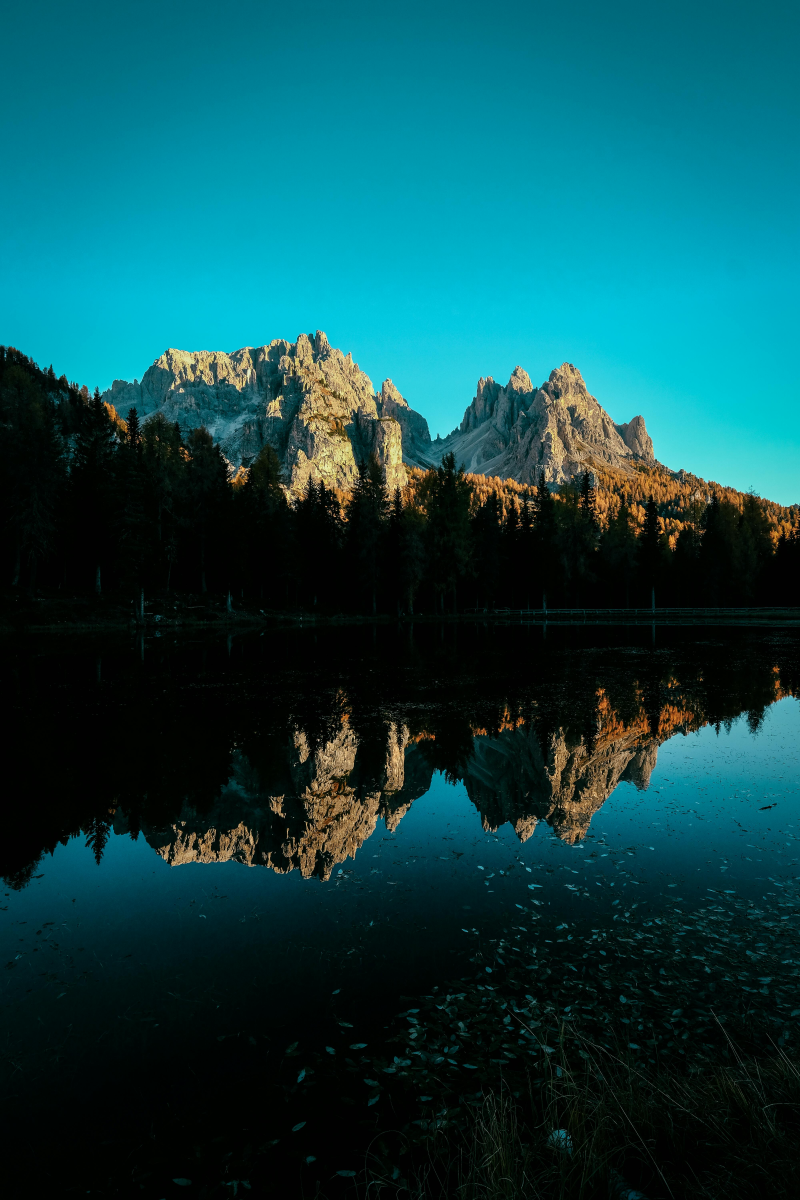
#> input picture img/ungaro.jpg, 4000 x 6000 px (shown at 1/5 size)
$ jupyter execute --allow-errors 06_lab2_umbralizacion.ipynb
#> lines starting #> are read from the running program, lines starting #| are printed output that depends on the picture; after the words box and inside, x2 and y2 are one past the last pixel; in counts of white or black regions, pixels touching at a corner belong together
[cell 1]
import cv2
import numpy as np
import matplotlib.pyplot as plt
# Función que aplica la umbralización global con el algoritmo de Isodata
def isodata(image):
    # Umbral inicial decidimos del espectro de 0 a 255
    threshold = 128

    while True:
        # Se divide la imagen en dos grupos según el umbral

        groupo1 = image[image <= threshold] # grupo donde el umbral es menor o igual al determinado
        groupo2 = image[image > threshold] # grupo donde el umbral es mayor al determinado

        # Se calcula la media de cada grupo
        media1 = np.mean(groupo1)
        media2 = np.mean(groupo2)

        # Nuevo umbral
        nuevo_umbral = (media1 + media2) / 2 # segun formula

        # Si el nuevo umbral es igual al umbral anterior, se detiene el bucle
        if abs(nuevo_umbral - threshold) < 0.5:
            break

        threshold = nuevo_umbral

    return threshold

# imagen en canal 0
imagen = cv2.imread('..//img/ungaro.jpg', 0)
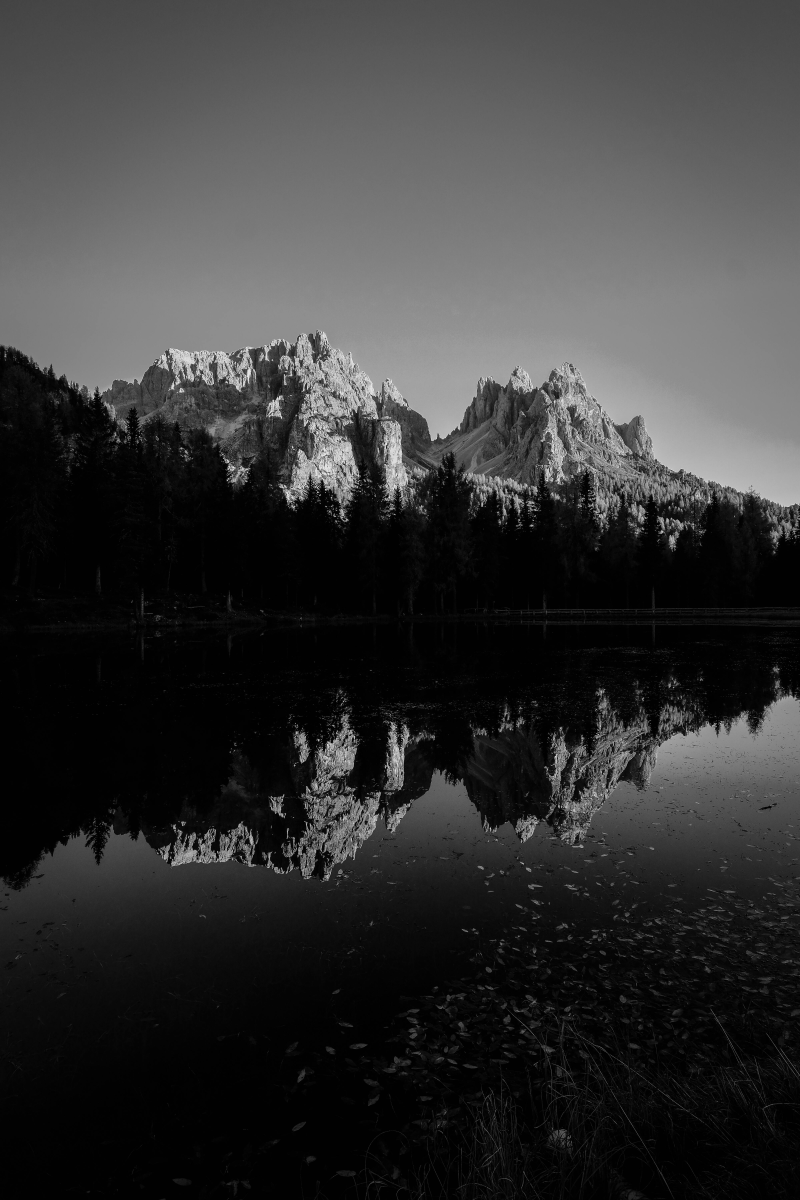
#> imagen: shape (6000, 4000) (shown at 1/5 size); min 0, max 255, mean 53.9

# llamamos a funcion con imagen seleccionada
umbral_isodata = isodata(imagen)
#> the loop in isodata, `while True:` made 5 passes
#> (media1, media2, nuevo_umbral, threshold) on passes 1 to 4: (39.27, 150.6, 94.93, 94.93), (23.86, 129.7, 76.76, 76.76), (14.48, 118.5, 66.5, 66.5), (11.27, 114.9, 63.08, 63.08)
#> (media1, media2, nuevo_umbral) on pass 5: (10.85, 114.3, 62.6)
#> umbral_isodata = 63.08

# Umbralización de la imagen
_, imagen_umbralizada = cv2.threshold(imagen, umbral_isodata, 255, cv2.THRESH_BINARY) #OJO el "_" es una variable pero que ignoramos (almacena el valor del umbral)
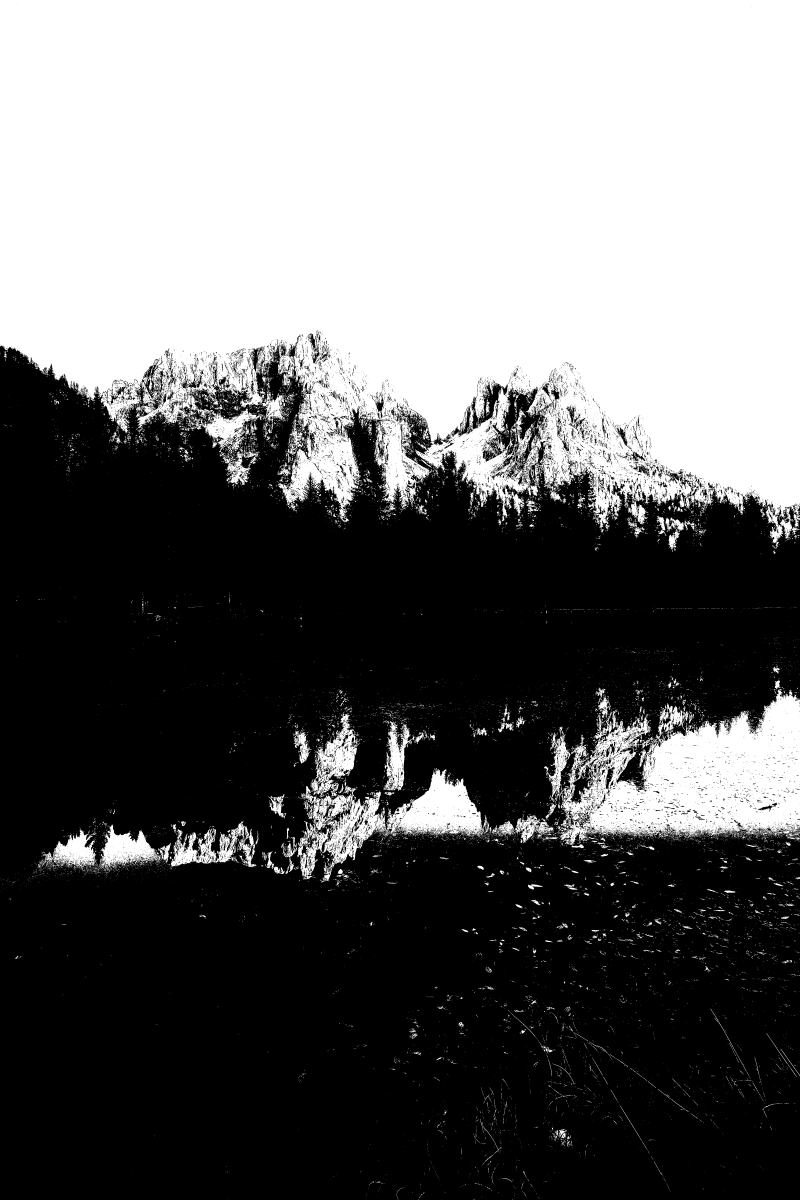
#> imagen_umbralizada: shape (6000, 4000) (shown at 1/5 size); 41.5% white; 18687 white regions (16675 under 20 px), largest, box (x1, y1, x2, y2) and area: (0, 0, 4000, 2714) 8788437, (2798, 3449, 4000, 4225) 551330, (1487, 3846, 2421, 4396) 146073

# Mostramos la imagen original y la imagen umbralizada
plt.figure(figsize=(10, 5))

plt.subplot(1, 2, 1)
plt.imshow(imagen, cmap='gray')
plt.title('Imagen Original')


plt.subplot(1, 2, 2)
plt.imshow(imagen_umbralizada, cmap='gray')
plt.title('Umbralización con Isodata')


plt.show()
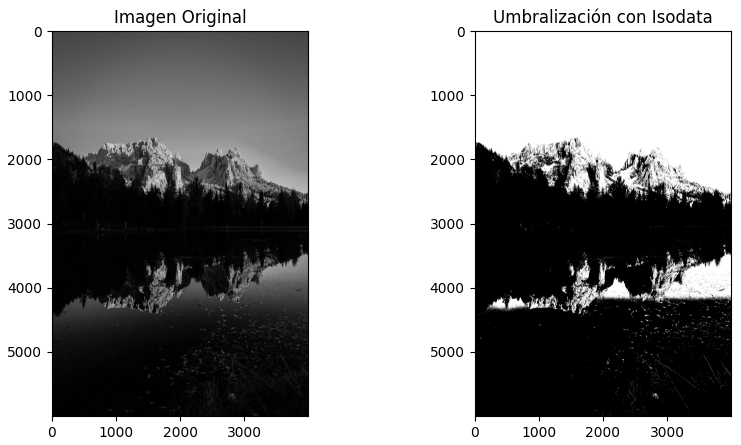
#> figure drawn by matplotlib, 2 panels

[cell 2]
import cv2
import numpy as np
import matplotlib.pyplot as plt

# Función para aplicar la umbralización global con el algoritmo de dos picos
def dos_picos(image):
    # Calculamos el histograma de la imagen
    hist = cv2.calcHist([image],[0],None,[256],[0,256])# EN ESTE CASO SI O SO HACEMOS USO DEL HISTOGRAMA
#> hist = 256 values, max 3700613 at index 1, min 196 at index 254, mean 93750

    # Encontramos los dos picos en el histograma
    pico = np.array(hist)# almacenamos los picos en un array
#> pico has the same summary as hist
    pico = pico.flatten()#aplana el array a una dimension
    pico_diff = np.diff(pico)#buscamos diferencias entre los datos
#> pico_diff = 255 values, max 3231994 at index 0, min -1900107 at index 1, mean -1834.9
    primer_pico = np.argmax(pico_diff[:128]) # buscamos el pico hasta 127
#> primer_pico = 0
    segundo_pico = np.argmax(pico_diff[128:]) + 128 # buscamos el pico desde 128 para adelante
#> segundo_pico = 141

    # El umbral se toma como el promedio de los dos picos
    umbral = int((primer_pico + segundo_pico) / 2)
#> umbral = 70

    return umbral

# Cargamos la imagen en escala de grises
imagen = cv2.imread('..//img/ungaro.jpg', 0)

# Aplicamos la umbralización global con el algoritmo de dos picos
umbral_dos_picos = dos_picos(imagen)
#> umbral_dos_picos = 70

# Umbralización de la imagen
_, imagen_umbralizada = cv2.threshold(imagen, umbral_dos_picos, 255, cv2.THRESH_BINARY)
#> imagen_umbralizada: shape (6000, 4000); 40.3% white; 19416 white regions (17330 under 20 px), largest, box (x1, y1, x2, y2) and area: (0, 0, 4000, 2714) 8605764, (2798, 3449, 4000, 4224) 481652, (1930, 3846, 2408, 4177) 68518

# Mostramos la imagen original y la imagen umbralizada
plt.figure(figsize=(10, 5))

plt.subplot(1, 2, 1)
plt.imshow(imagen, cmap='gray')
plt.title('Imagen Original')


plt.subplot(1, 2, 2)
plt.imshow(imagen_umbralizada, cmap='gray')
plt.title('Umbralización con Dos Picos')


plt.show()

[cell 3]
import cv2
import numpy as np
import matplotlib.pyplot as plt
#variable por bloques

image = cv2.imread('..//img/ungaro.jpg', 0)
# Función para calcular el umbral variable utilizando la técnica de partición
def variable_threshold(image, block_size, c):
#> called with block_size = 25, c = 10
    threshold_image = np.zeros_like(image)
    for y in range(0, image.shape[0], block_size):
        for x in range(0, image.shape[1], block_size):
            block = image[y:y+block_size, x:x+block_size]
            block_mean = np.mean(block)
            threshold = block_mean - c
            threshold_image[y:y+block_size, x:x+block_size] = (block > threshold) * 255
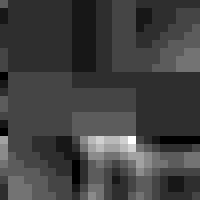
#> block: shape (25, 25) (shown 8 times larger); min 0, max 11, mean 2.83; drawn with min black and max white
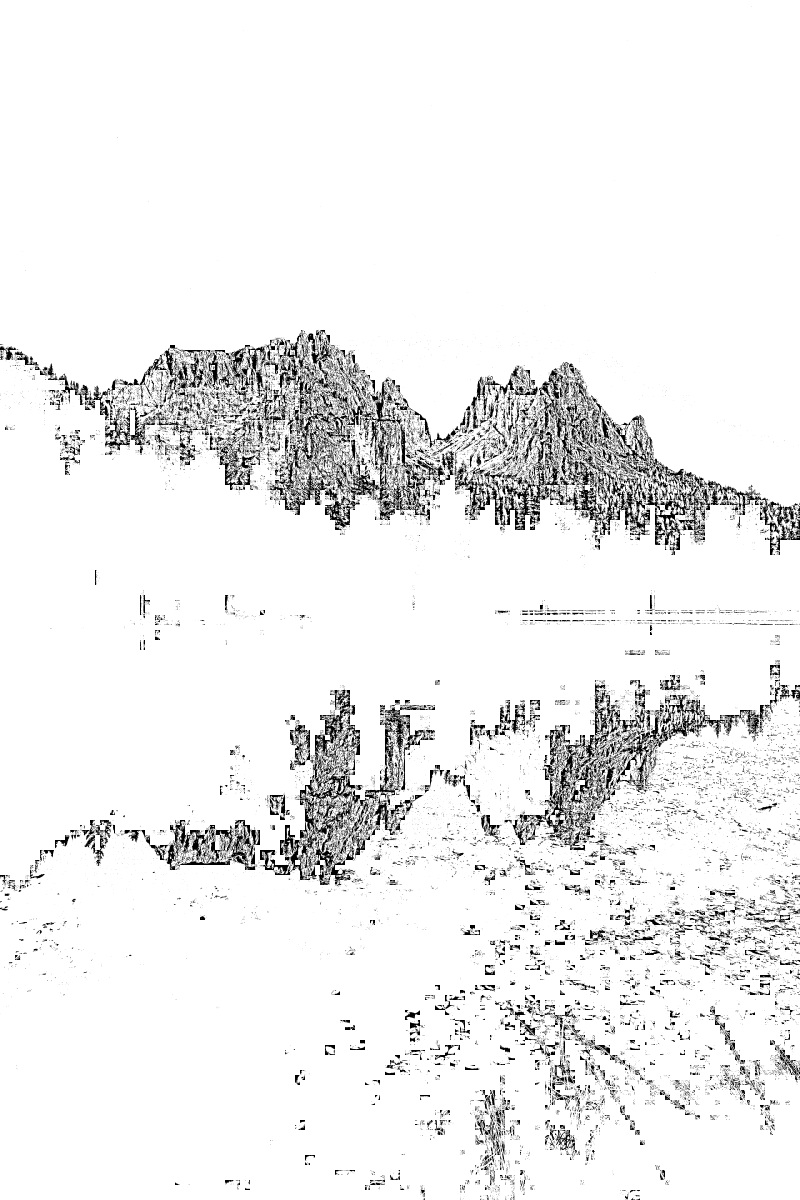
#> threshold_image: shape (6000, 4000) (shown at 1/5 size); 93.5% white; 42870 black regions (37315 under 20 px), largest, box (x1, y1, x2, y2) and area: (1297, 3503, 1814, 4425) 76106, (2081, 2158, 3028, 2650) 72444, (1743, 1955, 2129, 2601) 46196
    return threshold_image
# Definir tamaño de bloque y parámetro de compensación
block_size = 25
c = 10
# Aplicar umbralización variable
threshold_image = variable_threshold(image, block_size, c)
# Mostrar la imagen original y la imagen umbralizada
plt.figure(figsize=(10, 5))
plt.subplot(1, 2, 1)
plt.imshow(image, cmap='gray')
plt.title('Imagen Original')
plt.subplot(1, 2, 2)
plt.imshow(threshold_image, cmap='gray')
plt.title('Umbralización Variable')
plt.show()

[cell 4]
import cv2
import numpy as np
import matplotlib.pyplot as plt
#variables locales

image = cv2.imread('..//img/ungaro.jpg', 0)
# Función para calcular el umbral variable utilizando la técnica de variables locales
def local_threshold(image, block_size, threshold_offset):
#> called with block_size = 25, threshold_offset = 0.8
    threshold_image = np.zeros_like(image)
    for y in range(0, image.shape[0], block_size):
        for x in range(0, image.shape[1], block_size):
            block = image[y:y+block_size, x:x+block_size]
            block_mean = np.mean(block)
            block_std = np.std(block)
            threshold = block_mean - (threshold_offset * block_std)
            threshold_image[y:y+block_size, x:x+block_size] = (block > threshold) * 255
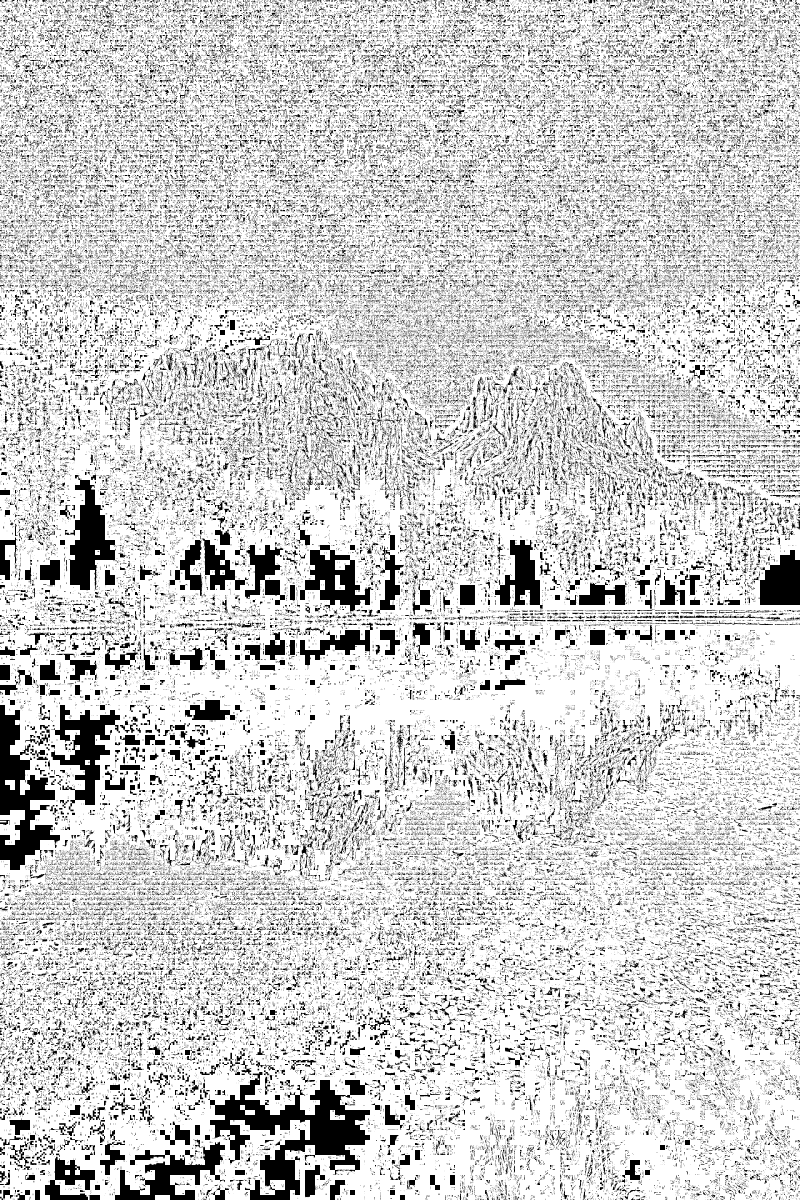
#> threshold_image: shape (6000, 4000) (shown at 1/5 size); 80.8% white; 205295 black regions (168018 under 20 px), largest, box (x1, y1, x2, y2) and area: (1040, 5360, 1850, 6000) 191450, (0, 3525, 300, 4350) 105188, (256, 3525, 600, 4056) 67662
    return threshold_image
# Definir tamaño de bloque y offset de umbral
block_size = 25
threshold_offset = 0.8
# Aplicar umbralización variable
threshold_image = local_threshold(image, block_size, threshold_offset)
# Mostrar la imagen original y la imagen umbralizada
plt.figure(figsize=(10, 5))
plt.subplot(1, 2, 1)
plt.imshow(image, cmap='gray')
plt.title('Imagen Original')
plt.subplot(1, 2, 2)
plt.imshow(threshold_image, cmap='gray')
plt.title('Umbralización Variable')
plt.show()

[cell 5]
def imagenTrunc(img):
    return cv2.threshold(img, 127, 200, cv2.THRESH_TRUNC)

def imagenTozero(img):
    return cv2.threshold(img, 127, 200, cv2.THRESH_TOZERO)

def imagenTozeroInv(img):
    return cv2.threshold(img, 127, 200, cv2.THRESH_TOZERO_INV)

def umbralBinario(img):
    return cv2.threshold(img, 127, 255, cv2.THRESH_BINARY)

def umbralBinarioInv(img):
    return cv2.threshold(img, 127, 255, cv2.THRESH_BINARY_INV)

def umbralAdaptativoMean(img):
    return cv2.adaptiveThreshold(img, 255, cv2.ADAPTIVE_THRESH_MEAN_C, cv2.THRESH_BINARY, 11, 2)

def umbralAdaptativoGaussiano(img):
    return cv2.adaptiveThreshold(img, 255, cv2.ADAPTIVE_THRESH_GAUSSIAN_C, cv2.THRESH_BINARY, 11, 2)

def umbralIsodata(img):
    umbral_isodata = isodata(img)
    return cv2.threshold(img, umbral_isodata, 255, cv2.THRESH_BINARY)

def umbralDosPicos(img):
    umbral_dos_picos = dos_picos(img)
    return cv2.threshold(img, umbral_dos_picos, 255, cv2.THRESH_BINARY)

def umbralVariable(img):
    umbral_variable = variable_threshold(img, 25, 10)
    return umbral_variable

def umbralLocal(img):
    umbral_local = local_threshold(img, 25, 0.8)
    return umbral_local

[cell 6]
def get_gradient_2d(start, stop, width, height, is_horizontal):
    if is_horizontal:
        return np.tile(np.linspace(start, stop, width), (height, 1))
    else:
        return np.tile(np.linspace(start, stop, height), (width, 1)).T

def get_gradient_3d(width, height, start_list, stop_list, is_horizontal_list):
#> called with width = 512, height = 256, start_list = (0, 0, 0), stop_list = (255, 255, 255), is_horizontal_list = (False, False, False)
    result = np.zeros((height, width, len(start_list)), dtype=float)

    for i, (start, stop, is_horizontal) in enumerate(zip(start_list, stop_list, is_horizontal_list)):
        result[:, :, i] = get_gradient_2d(start, stop, width, height, is_horizontal)

    return result

$ run again, with img/Different-LED.jpg copied over img/ungaro.jpg
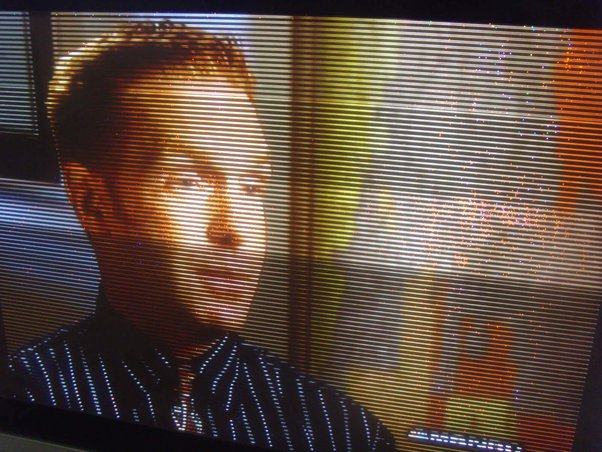
#> input picture img/Different-LED.jpg, 602 x 452 px
#> the loop in isodata, `while True:` made 7 passes
#> (media1, media2, nuevo_umbral, threshold) on passes 1 to 6: (57.43, 178.4, 117.9, 117.9), (54.12, 170.1, 112.1, 112.1), (52.57, 166.4, 109.5, 109.5), (51.59, 164.1, 107.8, 107.8), (50.97, 162.6, 106.8, 106.8), (50.67, 161.9, 106.3, 106.3)
#> umbral_isodata = 106.3
#> `_, imagen_umbralizada = cv2.threshold(imagen, umbral_isodata, 255, cv2..`:
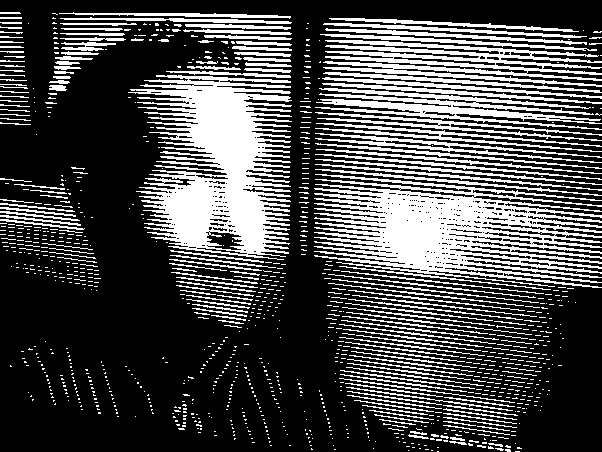
#> imagen_umbralizada: shape (452, 602); 29.7% white; 1061 white regions (889 under 20 px), largest, box (x1, y1, x2, y2) and area: (128, 75, 292, 260) 17718, (314, 174, 602, 288) 17150, (323, 40, 602, 87) 5462
#> hist = 256 values, max 4415 at index 22, min 0 at index 1, mean 1062.9
#> pico has the same summary as hist
#> pico_diff = 255 values, max 2474 at index 9, min -1157 at index 11, mean 2.7
#> primer_pico = 9
#> segundo_pico = 254
#> umbral = 131
#> after the loop in local_threshold, `for y in range(0, image.shape[0], block_size):`:
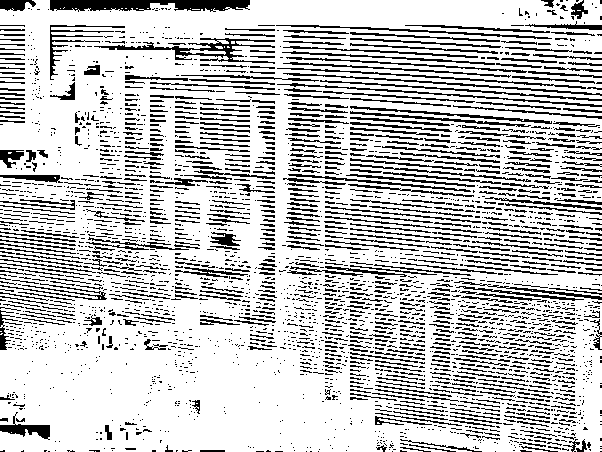
#> threshold_image: shape (452, 602); 76.9% white; black in thin lines or dots
